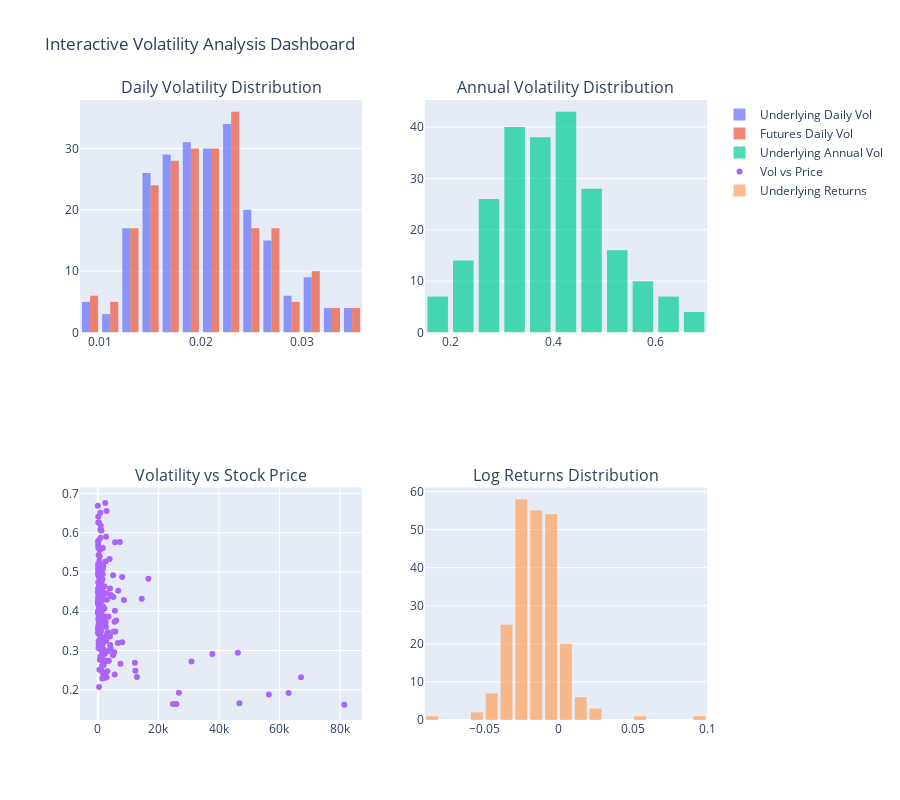

The notebook cell this image was saved under:
### Markdown cell above
## 5. Volatility Distribution Analysis

### Code cell
# Create comprehensive volatility distribution visualizations
#pip install nbformat
# Set up the plotting area
fig, axes = plt.subplots(2, 3, figsize=(18, 12))
fig.suptitle('Volatility Distribution Analysis', fontsize=16, fontweight='bold')

# Histogram plots
volatility_data = {
    'Underlying Daily Vol': df_clean['underlying_daily_volatility'],
    'Futures Daily Vol': df_clean['futures_daily_volatility'],
    'Applicable Daily Vol': df_clean['applicable_daily_volatility']
}

for i, (title, data) in enumerate(volatility_data.items()):
    axes[0, i].hist(data, bins=30, alpha=0.7, color=sns.color_palette("husl", 3)[i], edgecolor='black')
    axes[0, i].set_title(f'{title} Distribution')
    axes[0, i].set_xlabel('Daily Volatility')
    axes[0, i].set_ylabel('Frequency')
    axes[0, i].grid(True, alpha=0.3)
    
    # Add statistics text
    mean_val = data.mean()
    std_val = data.std()
    axes[0, i].axvline(mean_val, color='red', linestyle='--', alpha=0.8, label=f'Mean: {mean_val:.4f}')
    axes[0, i].legend()

# Box plots for annual volatility
annual_volatility_data = {
    'Underlying Annual Vol': df_clean['underlying_annual_volatility'],
    'Futures Annual Vol': df_clean['futures_annual_volatility'],
    'Applicable Annual Vol': df_clean['applicable_annual_volatility']
}

box_data = [data for data in annual_volatility_data.values()]
box_labels = list(annual_volatility_data.keys())

for i in range(3):
    axes[1, i].boxplot(box_data[i], labels=[box_labels[i].replace(' Vol', '')])
    axes[1, i].set_title(f'{box_labels[i]} Box Plot')
    axes[1, i].set_ylabel('Annual Volatility')
    axes[1, i].grid(True, alpha=0.3)

plt.tight_layout()
plt.show()

# Create interactive plotly visualization
fig_interactive = make_subplots(
    rows=2, cols=2,
    subplot_titles=['Daily Volatility Distribution', 'Annual Volatility Distribution', 
                   'Volatility vs Stock Price', 'Log Returns Distribution'],
    specs=[[{"secondary_y": False}, {"secondary_y": False}],
           [{"secondary_y": False}, {"secondary_y": False}]]
)

# Daily volatility histogram
fig_interactive.add_trace(
    go.Histogram(x=df_clean['underlying_daily_volatility'], name='Underlying Daily Vol', 
                opacity=0.7, nbinsx=25),
    row=1, col=1
)

fig_interactive.add_trace(
    go.Histogram(x=df_clean['futures_daily_volatility'], name='Futures Daily Vol', 
                opacity=0.7, nbinsx=25),
    row=1, col=1
)

# Annual volatility histogram
fig_interactive.add_trace(
    go.Histogram(x=df_clean['underlying_annual_volatility'], name='Underlying Annual Vol', 
                opacity=0.7, nbinsx=25),
    row=1, col=2
)

# Volatility vs Price scatter
fig_interactive.add_trace(
    go.Scatter(x=df_clean['underlying_close'], y=df_clean['underlying_annual_volatility'],
              mode='markers', name='Vol vs Price', 
              text=df_clean['symbol'], hovertemplate='%{text}<br>Price: %{x}<br>Volatility: %{y}'),
    row=2, col=1
)

# Log returns distribution
fig_interactive.add_trace(
    go.Histogram(x=df_clean['underlying_log_returns'], name='Underlying Returns', 
                opacity=0.7, nbinsx=30),
    row=2, col=2
)

fig_interactive.update_layout(height=800, showlegend=True, 
                            title_text="Interactive Volatility Analysis Dashboard")
fig_interactive.show()

print("📊 Volatility distribution analysis completed!")
print("\n🎯 Key Observations:")
print(f"   • Highest daily volatility: {df_clean['applicable_daily_volatility'].max():.4f}")
print(f"   • Lowest daily volatility: {df_clean['applicable_daily_volatility'].min():.4f}")
print(f"   • Average daily volatility: {df_clean['applicable_daily_volatility'].mean():.4f}")
print(f"   • Volatility standard deviation: {df_clean['applicable_daily_volatility'].std():.4f}")

### Figure 1 — Plotly figure (JSON) as saved in the notebook; plotly's stock layout.template omitted (floating-point values rounded to 4 significant figures; data arrays with more than 128 entries replaced by an {"elided": "..."} marker saying what was removed)
{"data": [{"name": "Underlying Daily Vol", "nbinsx": 25, "opacity": 0.7, "type": "histogram", "x": {"elided": "233 float values"}, "xaxis": "x", "yaxis": "y"}, {"name": "Futures Daily Vol", "nbinsx": 25, "opacity": 0.7, "type": "histogram", "x": {"elided": "233 float values"}, "xaxis": "x", "yaxis": "y"}, {"name": "Underlying Annual Vol", "nbinsx": 25, "opacity": 0.7, "type": "histogram", "x": {"elided": "233 float values"}, "xaxis": "x2", "yaxis": "y2"}, {"hovertemplate": "%{text}<br>Price: %{x}<br>Volatility: %{y}", "mode": "markers", "name": "Vol vs Price", "text": {"elided": "233 str values"}, "type": "scatter", "x": {"elided": "233 float values"}, "xaxis": "x3", "y": {"elided": "233 float values"}, "yaxis": "y3"}, {"name": "Underlying Returns", "nbinsx": 30, "opacity": 0.7, "type": "histogram", "x": {"elided": "233 float values"}, "xaxis": "x4", "yaxis": "y4"}], "layout": {"annotations": [{"font": {"size": 16}, "showarrow": false, "text": "Daily Volatility Distribution", "x": 0.225, "xanchor": "center", "xref": "paper", "y": 1, "yanchor": "bottom", "yref": "paper"}, {"font": {"size": 16}, "showarrow": false, "text": "Annual Volatility Distribution", "x": 0.775, "xanchor": "center", "xref": "paper", "y": 1, "yanchor": "bottom", "yref": "paper"}, {"font": {"size": 16}, "showarrow": false, "text": "Volatility vs Stock Price", "x": 0.225, "xanchor": "center", "xref": "paper", "y": 0.375, "yanchor": "bottom", "yref": "paper"}, {"font": {"size": 16}, "showarrow": false, "text": "Log Returns Distribution", "x": 0.775, "xanchor": "center", "xref": "paper", "y": 0.375, "yanchor": "bottom", "yref": "paper"}], "height": 800, "showlegend": true, "title": {"text": "Interactive Volatility Analysis Dashboard"}, "xaxis": {"anchor": "y", "domain": [0, 0.45]}, "xaxis2": {"anchor": "y2", "domain": [0.55, 1]}, "xaxis3": {"anchor": "y3", "domain": [0, 0.45]}, "xaxis4": {"anchor": "y4", "domain": [0.55, 1]}, "yaxis": {"anchor": "x", "domain": [0.625, 1]}, "yaxis2": {"anchor": "x2", "domain": [0.625, 1]}, "yaxis3": {"anchor": "x3", "domain": [0, 0.375]}, "yaxis4": {"anchor": "x4", "domain": [0, 0.375]}}}
